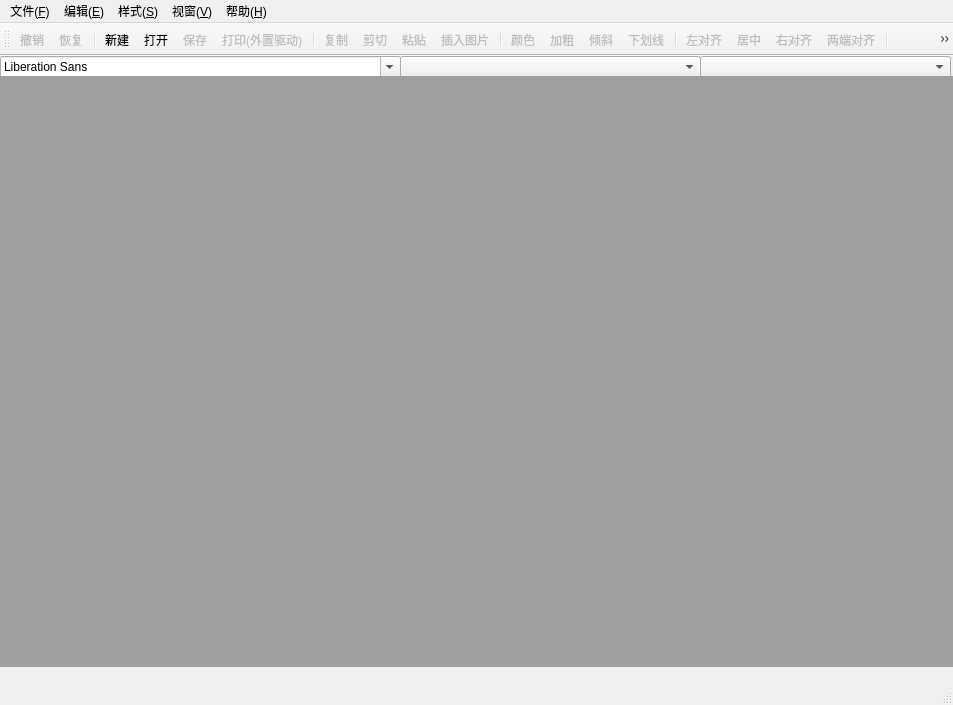
<?xml version="1.0" encoding="UTF-8"?>
<ui version="4.0">
 <class>MainWindow</class>
 <widget class="QMainWindow" name="MainWindow">
  <property name="geometry">
   <rect>
    <x>0</x>
    <y>0</y>
    <width>953</width>
    <height>705</height>
   </rect>
  </property>
  <property name="windowTitle">
   <string>MainWindow</string>
  </property>
  <widget class="QWidget" name="centralWidget">
   <widget class="QComboBox" name="comboBox_window">
    <property name="geometry">
     <rect>
      <x>700</x>
      <y>0</y>
      <width>251</width>
      <height>22</height>
     </rect>
    </property>
   </widget>
   <widget class="QFontComboBox" name="fontComboBox">
    <property name="geometry">
     <rect>
      <x>0</x>
      <y>0</y>
      <width>401</width>
      <height>22</height>
     </rect>
    </property>
   </widget>
   <widget class="QComboBox" name="comboBox_size">
    <property name="geometry">
     <rect>
      <x>400</x>
      <y>0</y>
      <width>301</width>
      <height>22</height>
     </rect>
    </property>
   </widget>
   <widget class="QMdiArea" name="mdiArea">
    <property name="geometry">
     <rect>
      <x>0</x>
      <y>20</y>
      <width>961</width>
      <height>591</height>
     </rect>
    </property>
   </widget>
  </widget>
  <widget class="QMenuBar" name="menuBar">
   <property name="geometry">
    <rect>
     <x>0</x>
     <y>0</y>
     <width>953</width>
     <height>26</height>
    </rect>
   </property>
   <widget class="QMenu" name="menu">
    <property name="title">
     <string>文件(&amp;F)</string>
    </property>
    <addaction name="action_new"/>
    <addaction name="action_open"/>
    <addaction name="separator"/>
    <addaction name="action_save"/>
    <addaction name="action_saveAs"/>
    <addaction name="separator"/>
    <addaction name="action_print"/>
    <addaction name="separator"/>
   </widget>
   <widget class="QMenu" name="menu_2">
    <property name="title">
     <string>编辑(&amp;E)</string>
    </property>
    <addaction name="action_copy"/>
    <addaction name="action_cut"/>
    <addaction name="action_paste"/>
    <addaction name="action_picture"/>
    <addaction name="separator"/>
    <addaction name="action_undo"/>
    <addaction name="action_redo"/>
    <addaction name="separator"/>
   </widget>
   <widget class="QMenu" name="menu_3">
    <property name="title">
     <string>样式(&amp;S)</string>
    </property>
    <widget class="QMenu" name="menufont">
     <property name="title">
      <string>字体</string>
     </property>
     <addaction name="action_bold"/>
     <addaction name="action_italic"/>
     <addaction name="action_underline"/>
    </widget>
    <widget class="QMenu" name="menuparag">
     <property name="title">
      <string>段落</string>
     </property>
     <addaction name="action_left"/>
     <addaction name="action_center"/>
     <addaction name="action_right"/>
     <addaction name="action_justify"/>
    </widget>
    <addaction name="menufont"/>
    <addaction name="separator"/>
    <addaction name="menuparag"/>
    <addaction name="separator"/>
    <addaction name="action_color"/>
    <addaction name="separator"/>
   </widget>
   <widget class="QMenu" name="menu_V">
    <property name="title">
     <string>视窗(&amp;V)</string>
    </property>
    <addaction name="action_last"/>
    <addaction name="action_next"/>
    <addaction name="separator"/>
    <addaction name="action_close"/>
    <addaction name="action_closeAll"/>
    <addaction name="separator"/>
   </widget>
   <widget class="QMenu" name="menu_H">
    <property name="title">
     <string>帮助(&amp;H)</string>
    </property>
    <addaction name="action_about"/>
    <addaction name="separator"/>
   </widget>
   <addaction name="menu"/>
   <addaction name="menu_2"/>
   <addaction name="menu_3"/>
   <addaction name="menu_V"/>
   <addaction name="menu_H"/>
  </widget>
  <widget class="QStatusBar" name="statusBar"/>
  <widget class="QToolBar" name="mainToolBar">
   <property name="enabled">
    <bool>true</bool>
   </property>
   <attribute name="toolBarArea">
    <enum>TopToolBarArea</enum>
   </attribute>
   <attribute name="toolBarBreak">
    <bool>false</bool>
   </attribute>
   <addaction name="action_undo"/>
   <addaction name="action_redo"/>
   <addaction name="separator"/>
   <addaction name="action_new"/>
   <addaction name="action_open"/>
   <addaction name="action_save"/>
   <addaction name="action_print"/>
   <addaction name="separator"/>
   <addaction name="action_copy"/>
   <addaction name="action_cut"/>
   <addaction name="action_paste"/>
   <addaction name="action_picture"/>
   <addaction name="separator"/>
   <addaction name="action_color"/>
   <addaction name="action_bold"/>
   <addaction name="action_italic"/>
   <addaction name="action_underline"/>
   <addaction name="separator"/>
   <addaction name="action_left"/>
   <addaction name="action_center"/>
   <addaction name="action_right"/>
   <addaction name="action_justify"/>
   <addaction name="separator"/>
   <addaction name="action_closeAll"/>
  </widget>
  <action name="action_about">
   <property name="icon">
    <iconset resource="images.qrc">
     <normaloff>:/images/about.png</normaloff>:/images/about.png</iconset>
   </property>
   <property name="text">
    <string>关于(AkeWord)</string>
   </property>
   <property name="statusTip">
    <string>关于AkeWord的详细信息</string>
   </property>
   <property name="whatsThis">
    <string/>
   </property>
   <property name="font">
    <font>
     <italic>false</italic>
    </font>
   </property>
  </action>
  <action name="action_new">
   <property name="enabled">
    <bool>true</bool>
   </property>
   <property name="icon">
    <iconset resource="images.qrc">
     <normaloff>:/images/new.png</normaloff>:/images/new.png</iconset>
   </property>
   <property name="text">
    <string>新建</string>
   </property>
   <property name="statusTip">
    <string>创建一个新的文档</string>
   </property>
   <property name="font">
    <font>
     <pointsize>9</pointsize>
    </font>
   </property>
   <property name="shortcut">
    <string>Ctrl+N</string>
   </property>
  </action>
  <action name="action_open">
   <property name="icon">
    <iconset resource="images.qrc">
     <normaloff>:/images/fileopen.png</normaloff>:/images/fileopen.png</iconset>
   </property>
   <property name="text">
    <string>打开</string>
   </property>
   <property name="statusTip">
    <string>打开一个磁盘已存在的文件</string>
   </property>
   <property name="shortcut">
    <string>Ctrl+O</string>
   </property>
  </action>
  <action name="action_save">
   <property name="checkable">
    <bool>false</bool>
   </property>
   <property name="enabled">
    <bool>false</bool>
   </property>
   <property name="icon">
    <iconset resource="images.qrc">
     <normaloff>:/images/save.png</normaloff>:/images/save.png</iconset>
   </property>
   <property name="text">
    <string>保存</string>
   </property>
   <property name="statusTip">
    <string>将文档内容进行保存</string>
   </property>
   <property name="shortcut">
    <string>Ctrl+S</string>
   </property>
  </action>
  <action name="action_saveAs">
   <property name="enabled">
    <bool>false</bool>
   </property>
   <property name="text">
    <string>另存为</string>
   </property>
   <property name="statusTip">
    <string>将文档内容存储为一个新的文件</string>
   </property>
   <property name="shortcut">
    <string>Ctrl+Shift+S</string>
   </property>
  </action>
  <action name="action_print">
   <property name="enabled">
    <bool>false</bool>
   </property>
   <property name="icon">
    <iconset>
     <normaloff>images/print.png</normaloff>images/print.png</iconset>
   </property>
   <property name="text">
    <string>打印(外置驱动)</string>
   </property>
   <property name="statusTip">
    <string>将文档内容通过打印设备打印出，使用外置打印接口和第三方的外置驱动</string>
   </property>
   <property name="shortcut">
    <string>Ctrl+Alt+P</string>
   </property>
  </action>
  <action name="action_copy">
   <property name="enabled">
    <bool>false</bool>
   </property>
   <property name="icon">
    <iconset resource="images.qrc">
     <normaloff>:/images/copy.png</normaloff>:/images/copy.png</iconset>
   </property>
   <property name="text">
    <string>复制</string>
   </property>
   <property name="statusTip">
    <string>选择部分文档内容复制到剪切板</string>
   </property>
   <property name="shortcut">
    <string>Ctrl+C</string>
   </property>
  </action>
  <action name="action_paste">
   <property name="enabled">
    <bool>false</bool>
   </property>
   <property name="icon">
    <iconset resource="images.qrc">
     <normaloff>:/images/paste.png</normaloff>:/images/paste.png</iconset>
   </property>
   <property name="text">
    <string>粘贴</string>
   </property>
   <property name="statusTip">
    <string>将剪切板中的内容粘贴到文档对应区域</string>
   </property>
   <property name="shortcut">
    <string>Ctrl+V</string>
   </property>
  </action>
  <action name="action_cut">
   <property name="enabled">
    <bool>false</bool>
   </property>
   <property name="icon">
    <iconset resource="images.qrc">
     <normaloff>:/images/cut.png</normaloff>:/images/cut.png</iconset>
   </property>
   <property name="text">
    <string>剪切</string>
   </property>
   <property name="statusTip">
    <string>选择部分文档内容删除，并复制到剪切板</string>
   </property>
   <property name="shortcut">
    <string>Ctrl+X</string>
   </property>
  </action>
  <action name="action_undo">
   <property name="enabled">
    <bool>false</bool>
   </property>
   <property name="icon">
    <iconset resource="images.qrc">
     <normaloff>:/images/undo.png</normaloff>:/images/undo.png</iconset>
   </property>
   <property name="text">
    <string>撤销</string>
   </property>
   <property name="statusTip">
    <string>撤回上一步的操作</string>
   </property>
   <property name="shortcut">
    <string>Ctrl+Z</string>
   </property>
  </action>
  <action name="action_redo">
   <property name="enabled">
    <bool>false</bool>
   </property>
   <property name="icon">
    <iconset resource="images.qrc">
     <normaloff>:/images/redo.png</normaloff>:/images/redo.png</iconset>
   </property>
   <property name="text">
    <string>恢复</string>
   </property>
   <property name="statusTip">
    <string>恢复上一步的操作</string>
   </property>
   <property name="shortcut">
    <string>Ctrl+Y</string>
   </property>
  </action>
  <action name="action_color">
   <property name="enabled">
    <bool>false</bool>
   </property>
   <property name="icon">
    <iconset resource="images.qrc">
     <normaloff>:/images/color.png</normaloff>:/images/color.png</iconset>
   </property>
   <property name="text">
    <string>颜色</string>
   </property>
   <property name="statusTip">
    <string>选择部分文档内容，对其颜色进行修改</string>
   </property>
   <property name="shortcut">
    <string>Ctrl+Alt+C</string>
   </property>
  </action>
  <action name="action_bold">
   <property name="checkable">
    <bool>false</bool>
   </property>
   <property name="enabled">
    <bool>false</bool>
   </property>
   <property name="icon">
    <iconset resource="images.qrc">
     <normaloff>:/images/bold.png</normaloff>:/images/bold.png</iconset>
   </property>
   <property name="text">
    <string>加粗</string>
   </property>
   <property name="statusTip">
    <string>选择部分文档内容，对其进行加粗</string>
   </property>
   <property name="shortcut">
    <string>Ctrl+Alt+B</string>
   </property>
  </action>
  <action name="action_italic">
   <property name="enabled">
    <bool>false</bool>
   </property>
   <property name="icon">
    <iconset resource="images.qrc">
     <normaloff>:/images/italic.png</normaloff>:/images/italic.png</iconset>
   </property>
   <property name="text">
    <string>倾斜</string>
   </property>
   <property name="statusTip">
    <string>选择部分文档内容，令其产生倾斜效果</string>
   </property>
   <property name="shortcut">
    <string>Ctrl+Alt+I</string>
   </property>
  </action>
  <action name="action_underline">
   <property name="checkable">
    <bool>false</bool>
   </property>
   <property name="enabled">
    <bool>false</bool>
   </property>
   <property name="icon">
    <iconset resource="images.qrc">
     <normaloff>:/images/under.png</normaloff>:/images/under.png</iconset>
   </property>
   <property name="text">
    <string>下划线</string>
   </property>
   <property name="statusTip">
    <string>选择部分文档内容，令其下方出现横线</string>
   </property>
   <property name="shortcut">
    <string>Ctrl+Alt+U</string>
   </property>
  </action>
  <action name="action_left">
   <property name="checkable">
    <bool>false</bool>
   </property>
   <property name="enabled">
    <bool>false</bool>
   </property>
   <property name="icon">
    <iconset resource="images.qrc">
     <normaloff>:/images/left.png</normaloff>:/images/left.png</iconset>
   </property>
   <property name="text">
    <string>左对齐</string>
   </property>
   <property name="statusTip">
    <string>将所选内容向左侧靠齐</string>
   </property>
   <property name="shortcut">
    <string>Ctrl+Left</string>
   </property>
  </action>
  <action name="action_center">
   <property name="checkable">
    <bool>false</bool>
   </property>
   <property name="enabled">
    <bool>false</bool>
   </property>
   <property name="icon">
    <iconset resource="images.qrc">
     <normaloff>:/images/center.png</normaloff>:/images/center.png</iconset>
   </property>
   <property name="text">
    <string>居中</string>
   </property>
   <property name="statusTip">
    <string>将所选内容向中心靠齐</string>
   </property>
   <property name="shortcut">
    <string>Ctrl+Down</string>
   </property>
  </action>
  <action name="action_right">
   <property name="checkable">
    <bool>false</bool>
   </property>
   <property name="enabled">
    <bool>false</bool>
   </property>
   <property name="icon">
    <iconset resource="images.qrc">
     <normaloff>:/images/right.png</normaloff>:/images/right.png</iconset>
   </property>
   <property name="text">
    <string>右对齐</string>
   </property>
   <property name="statusTip">
    <string>将所选内容向右侧靠齐</string>
   </property>
   <property name="shortcut">
    <string>Ctrl+Right</string>
   </property>
  </action>
  <action name="action_justify">
   <property name="checkable">
    <bool>false</bool>
   </property>
   <property name="enabled">
    <bool>false</bool>
   </property>
   <property name="icon">
    <iconset resource="images.qrc">
     <normaloff>:/images/justify.png</normaloff>:/images/justify.png</iconset>
   </property>
   <property name="text">
    <string>两端对齐</string>
   </property>
   <property name="statusTip">
    <string>将所选内容两端保持整齐</string>
   </property>
   <property name="shortcut">
    <string>Ctrl+Up</string>
   </property>
  </action>
  <action name="action_last">
   <property name="enabled">
    <bool>false</bool>
   </property>
   <property name="text">
    <string>上一个</string>
   </property>
   <property name="statusTip">
    <string>跳转到上一个窗口</string>
   </property>
   <property name="shortcut">
    <string>Ctrl+Shift+,</string>
   </property>
  </action>
  <action name="action_next">
   <property name="enabled">
    <bool>false</bool>
   </property>
   <property name="text">
    <string>下一个</string>
   </property>
   <property name="statusTip">
    <string>跳转到下一个窗口</string>
   </property>
   <property name="shortcut">
    <string>Ctrl+Shift+.</string>
   </property>
  </action>
  <action name="action_tile">
   <property name="enabled">
    <bool>false</bool>
   </property>
   <property name="text">
    <string>平铺</string>
   </property>
   <property name="whatsThis">
    <string>将所有子窗口平铺</string>
   </property>
   <property name="shortcut">
    <string>Ctrl+Alt+T</string>
   </property>
  </action>
  <action name="action_cover">
   <property name="enabled">
    <bool>true</bool>
   </property>
   <property name="text">
    <string>层叠</string>
   </property>
   <property name="statusTip">
    <string>将所有子窗口层叠起来</string>
   </property>
   <property name="shortcut">
    <string>Ctrl+Alt+C</string>
   </property>
  </action>
  <action name="action_close">
   <property name="enabled">
    <bool>false</bool>
   </property>
   <property name="text">
    <string>关闭</string>
   </property>
   <property name="statusTip">
    <string>关闭所选子窗口</string>
   </property>
  </action>
  <action name="action_closeAll">
   <property name="enabled">
    <bool>false</bool>
   </property>
   <property name="icon">
    <iconset resource="images.qrc">
     <normaloff>:/images/closeALL.png</normaloff>:/images/closeALL.png</iconset>
   </property>
   <property name="text">
    <string>关闭所有</string>
   </property>
   <property name="statusTip">
    <string>关闭所有子窗口</string>
   </property>
   <property name="shortcut">
    <string>Ctrl+F</string>
   </property>
  </action>
  <action name="action_picture">
   <property name="enabled">
    <bool>false</bool>
   </property>
   <property name="icon">
    <iconset resource="images.qrc">
     <normaloff>:/images/picture.png</normaloff>:/images/picture.png</iconset>
   </property>
   <property name="text">
    <string>插入图片</string>
   </property>
   <property name="statusTip">
    <string>选择一张图片进行插入</string>
   </property>
   <property name="whatsThis">
    <string/>
   </property>
  </action>
 </widget>
 <layoutdefault spacing="6" margin="11"/>
 <resources>
  <include location="images.qrc"/>
 </resources>
 <connections/>
</ui>
